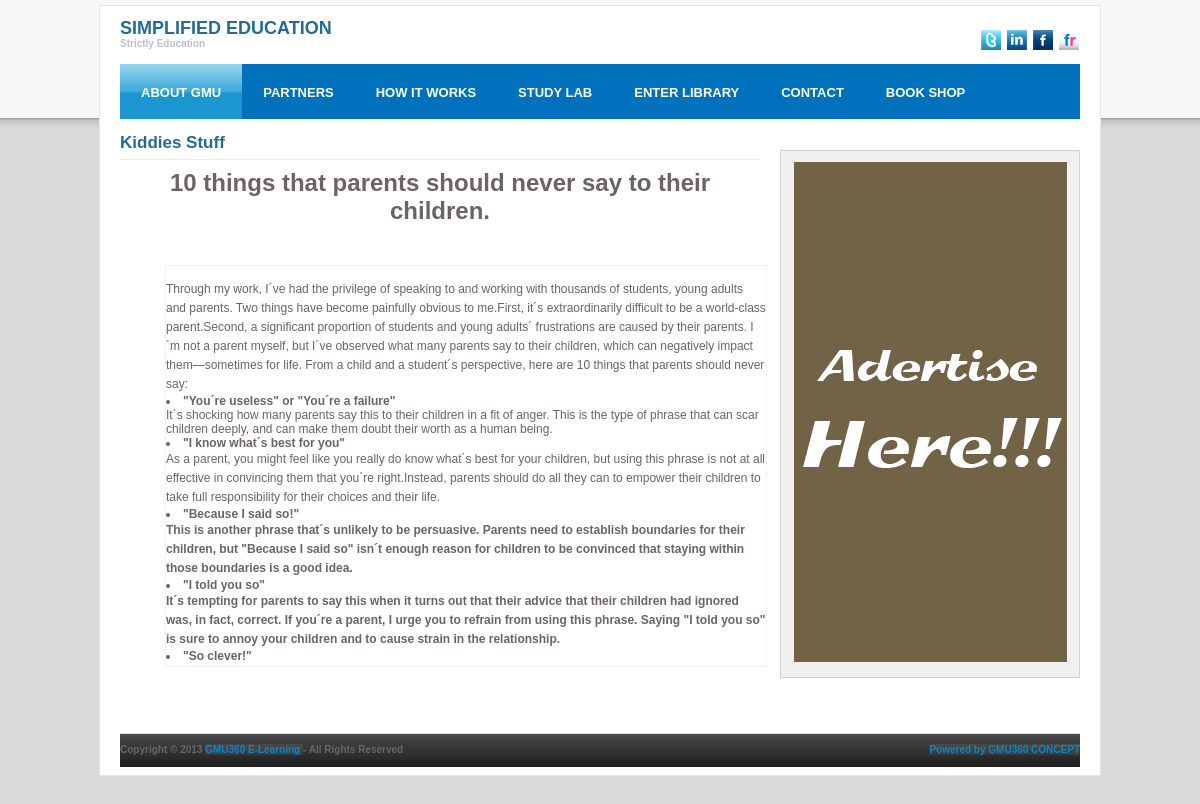
Page /view_kiddies.php?id2=2 on the committed database.
### tables this page shows
CREATE TABLE `kiddies_stuff` (
  `id` int(11) NOT NULL auto_increment,
  `description` varchar(200) NOT NULL,
  `subject` varchar(100) NOT NULL,
  `content` text NOT NULL,
  `logo` varchar(100) NOT NULL,
  `visibility` int(11) NOT NULL,
  PRIMARY KEY  (`id`)
);

### view_kiddies.php (the view, shortened to what this page needs)
<!DOCTYPE html PUBLIC "-//W3C//DTD XHTML 1.0 Transitional//EN" "http://www.w3.org/TR/xhtml1/DTD/xhtml1-transitional.dtd">
<html xmlns="http://www.w3.org/1999/xhtml">
<head>
<link rel="stylesheet" href="css/style.css" type="text/css" media="all" />
</head>
<body>
<div id="shell">
  <div id="header">
    <h1 id="logo"><a href="#">SIMPLIFIED EDUCATION<span>Strictly Education</span></a></h1>
    <div class="socials"> <a href="#" class="link link-twitter">Twitter</a> <a href="#" class="link link-linkedin">LinkedIn</a> <a href="#" class="link link-facebook">Facebook</a> <a href="#" class="link link-flickr">flickr</a> </div>
  </div>
  <div id="navigation">
    <ul>
      <li><a href="index.php" class="active">ABOUT GMU</a></li>
      <li><a href="partners.php">PARTNERS</a></li>
      <li><a href="howitworks.php">HOW IT WORKS</a></li>
       <li><a href="study_lab.php">STUDY LAB</a></li>
      <li><a href="library/library_menu1.php">ENTER LIBRARY</a></li>
      <li><a href="contact.php">CONTACT</a></li>
            <li><a href="bookshop.php">BOOK SHOP</a></li>
    </ul>
  </div>
  <div id="main">
    <div class="box2">
    <?php
	$getaticle=mysql_query("SELECT * FROM `kiddies_stuff` WHERE `visibility`='1' AND `id`='{$_GET['id2']}' LIMIT 1");
	 while($row=mysql_fetch_array($getaticle)){
$content=$row['content'];
$sub=$row['subject'];
}
?>
     <h2>Kiddies Stuff</h2>
<?php
echo "<center><h1>".$sub."</h1></center>";
?>
  <div id="container">
    <div id="scrollbox" >
		<div id="content" >
        <p>
        <strong></strong><br/>
       <?php echo "$content"; ?></p>
      </div>
    </div>
    <center></div>
</div>
   <br/><br/>
    <div class="box box-bordered last-box">
      <div class="entry">
        <div class="news">
     <img src="css/images/ad.png" width="274" height="500"/>
        </div>
      </div>
    </div>
  </div>
  <div class="footer">
    <p class="lf">Copyright &copy; 2013 <a href="#">GMU360 E-Learning </a> - All Rights Reserved</p>
    <p class="rf"><a href="http://gmu360.com" target="_blank"></a> <a href="http://www.gmu360.com/" target="_blank">Powered by GMU360 CONCEPT</a></p>
  </div>
</div>
</html>

### css/style.css (style rules this page uses)
* { padding:0; margin:0; outline:0; }
body { font-size:12px; font-family:Arial, "Trebuchet MS", sans-serif; color:#6c6464; background:#dadada url(images/body.gif) left top repeat-x; padding:5px 0 13px 0; }
a { color:#0d86c7; text-decoration:none; }
h2 { font-size:17px; color:#246b99; padding-bottom:6px; border-bottom:1px dotted #dcdcdc; margin-bottom:9px; position:relative; }
#shell { width:960px; padding:0 20px; margin:0 auto; background:#fff; border:1px solid #e5e5e6; }
#header { height:58px; position:relative; }
#logo { padding-top:12px; }
#logo a { font-size:18px; color:#246b99; line-height:20px; text-decoration:none; }
#logo a span { font-size:10px; line-height:12px; display:block; color:#bbc0c3; }
.socials { position:absolute; top:24px; right:1px; width:104px; }
.socials .link { float:left; width:20px; height:20px; margin-left:6px; background:url(images/socials.gif); font-size:0; line-height:0; text-indent:-4000px; }
.socials .link-twitter { background-position:0 top; }
.socials .link-linkedin { background-position:-20px top; }
.socials .link-facebook { background-position:-40px top; }
.socials .link-flickr { background-position:-60px top; }
#navigation { height:55px; background-color:#0071bc; margin-bottom:1px; position:relative; }
#navigation ul { list-style:none; }
#navigation ul li { float:left; display:inline; border-right:0px solid #fff; height:55px; line-height:53px; }
#navigation ul li a { float:left; color:#fefefe; font-size:13px; font-weight:bold; padding:2px 21px 0 21px; text-decoration:none; }
#navigation ul li a.active, #navigation ul li a:hover { text-decoration:none; background:url(images/navigation-active.gif); }
#main { padding:2px 0 10px 0; }
#main p { line-height:19px; }
.box { width:310px; float:left; margin-right:20px; padding:11px 0 16px 0; height:auto; }
.box2 { width:640px; float:left; margin-right:20px; padding:11px 0 16px 0; }
.last-box { margin-right:0; width:274px; padding-left:13px; padding-right:11px; }
.box-bordered { background:#f0f0f0; border:1px solid #d0d0d0; padding-top:10px; padding-bottom:15px; text-decoration:none; }
#main .entry { height:auto; text-align:justify; text-decoration:none; }
#main .news { padding-top:1px; }
.footer { background:url(../forum/top_bar_03.png) repeat-x; padding:10px 0 20px 0; height:100%; border-top:1px solid #ddddde; }
.footer, .footer a { background:url(../forum/top_bar_03.png) repeat-x; font-size:10px; text-decoration:none; }
.footer p { margin:0; padding:0; line-height:normal; }
.footer .lf { float:left; }
.footer .rf { float:right; }

### view_kiddies.php (style rules this page uses)
#container { width:550px; margin:0px auto; padding:40px 0; }
#scrollbox { width:600px; height:400px; overflow:auto; overflow-x:hidden; border:1px solid #f2f2f2; }

### rows in the picture
kiddies_stuff: subject "10 things that parents should never say to their children.", content "Through my work, I´ve had the privilege of speaking to and working with thousands of students, young adults and parents. Two things have become painfully obvious to me.First, it´s extraordinarily difficult to be a world-class parent.Second, a significant proportion of students and young adults´ frustrations are caused by their parents. I´m not a parent myself, but I´ve observed what many parents say to their children, which can negatively impact them—sometimes for life. From a child and a student´s perspective, here are 10 things that parents should never say: \"You´re useless\" or \"You´re a failure\" It´s shocking how many parents say this to their children in a fit of anger. This is the type…"
